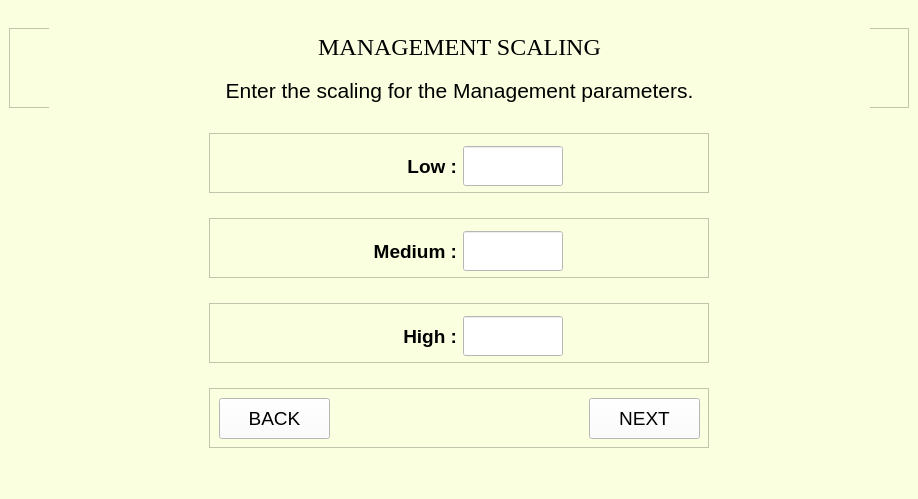
<?xml version="1.0" encoding="UTF-8"?>
<ui version="4.0">
 <class>MainWindow</class>
 <widget class="QMainWindow" name="MainWindow">
  <property name="geometry">
   <rect>
    <x>0</x>
    <y>0</y>
    <width>914</width>
    <height>499</height>
   </rect>
  </property>
  <property name="windowTitle">
   <string>MainWindow</string>
  </property>
  <property name="styleSheet">
   <string notr="true">background-color:rgb(250, 255, 224)</string>
  </property>
  <widget class="QWidget" name="centralwidget">
   <layout class="QVBoxLayout" name="verticalLayout">
    <item alignment="Qt::AlignHCenter">
     <widget class="QFrame" name="frame">
      <property name="sizePolicy">
       <sizepolicy hsizetype="Preferred" vsizetype="Preferred">
        <horstretch>0</horstretch>
        <verstretch>0</verstretch>
       </sizepolicy>
      </property>
      <property name="minimumSize">
       <size>
        <width>900</width>
        <height>80</height>
       </size>
      </property>
      <property name="maximumSize">
       <size>
        <width>900</width>
        <height>80</height>
       </size>
      </property>
      <property name="frameShape">
       <enum>QFrame::StyledPanel</enum>
      </property>
      <property name="frameShadow">
       <enum>QFrame::Raised</enum>
      </property>
      <widget class="QWidget" name="layoutWidget">
       <property name="geometry">
        <rect>
         <x>40</x>
         <y>0</y>
         <width>821</width>
         <height>81</height>
        </rect>
       </property>
       <layout class="QGridLayout" name="gridLayout">
        <item row="0" column="0">
         <widget class="QLabel" name="heading">
          <property name="sizePolicy">
           <sizepolicy hsizetype="Preferred" vsizetype="Preferred">
            <horstretch>0</horstretch>
            <verstretch>0</verstretch>
           </sizepolicy>
          </property>
          <property name="minimumSize">
           <size>
            <width>300</width>
            <height>30</height>
           </size>
          </property>
          <property name="maximumSize">
           <size>
            <width>16777215</width>
            <height>16777215</height>
           </size>
          </property>
          <property name="font">
           <font>
            <family>Times New Roman</family>
            <pointsize>18</pointsize>
           </font>
          </property>
          <property name="text">
           <string>MANAGEMENT SCALING</string>
          </property>
          <property name="alignment">
           <set>Qt::AlignCenter</set>
          </property>
         </widget>
        </item>
        <item row="1" column="0">
         <widget class="QLabel" name="subHeading">
          <property name="sizePolicy">
           <sizepolicy hsizetype="Preferred" vsizetype="Preferred">
            <horstretch>0</horstretch>
            <verstretch>0</verstretch>
           </sizepolicy>
          </property>
          <property name="minimumSize">
           <size>
            <width>500</width>
            <height>30</height>
           </size>
          </property>
          <property name="maximumSize">
           <size>
            <width>16777215</width>
            <height>16777215</height>
           </size>
          </property>
          <property name="font">
           <font>
            <family>Arial</family>
            <pointsize>16</pointsize>
           </font>
          </property>
          <property name="layoutDirection">
           <enum>Qt::LeftToRight</enum>
          </property>
          <property name="text">
           <string>Enter the scaling for the Management parameters.</string>
          </property>
          <property name="alignment">
           <set>Qt::AlignCenter</set>
          </property>
         </widget>
        </item>
       </layout>
      </widget>
     </widget>
    </item>
    <item alignment="Qt::AlignHCenter">
     <widget class="QFrame" name="frame_2">
      <property name="minimumSize">
       <size>
        <width>500</width>
        <height>60</height>
       </size>
      </property>
      <property name="maximumSize">
       <size>
        <width>500</width>
        <height>60</height>
       </size>
      </property>
      <property name="frameShape">
       <enum>QFrame::StyledPanel</enum>
      </property>
      <property name="frameShadow">
       <enum>QFrame::Raised</enum>
      </property>
      <widget class="QWidget" name="layoutWidget">
       <property name="geometry">
        <rect>
         <x>122</x>
         <y>12</y>
         <width>232</width>
         <height>42</height>
        </rect>
       </property>
       <layout class="QGridLayout" name="gridLayout_2">
        <item row="0" column="0">
         <widget class="QLabel" name="labelLow">
          <property name="sizePolicy">
           <sizepolicy hsizetype="Preferred" vsizetype="Preferred">
            <horstretch>0</horstretch>
            <verstretch>0</verstretch>
           </sizepolicy>
          </property>
          <property name="minimumSize">
           <size>
            <width>125</width>
            <height>40</height>
           </size>
          </property>
          <property name="maximumSize">
           <size>
            <width>16777215</width>
            <height>16777215</height>
           </size>
          </property>
          <property name="font">
           <font>
            <family>Arial</family>
            <pointsize>14</pointsize>
            <weight>75</weight>
            <bold>true</bold>
           </font>
          </property>
          <property name="text">
           <string>Low :</string>
          </property>
          <property name="alignment">
           <set>Qt::AlignRight|Qt::AlignTrailing|Qt::AlignVCenter</set>
          </property>
          <property name="wordWrap">
           <bool>false</bool>
          </property>
         </widget>
        </item>
        <item row="0" column="1">
         <widget class="QLineEdit" name="managementLow">
          <property name="sizePolicy">
           <sizepolicy hsizetype="Preferred" vsizetype="Preferred">
            <horstretch>0</horstretch>
            <verstretch>0</verstretch>
           </sizepolicy>
          </property>
          <property name="minimumSize">
           <size>
            <width>100</width>
            <height>40</height>
           </size>
          </property>
          <property name="maximumSize">
           <size>
            <width>100</width>
            <height>40</height>
           </size>
          </property>
          <property name="font">
           <font>
            <family>Arial</family>
            <pointsize>12</pointsize>
            <weight>50</weight>
            <bold>false</bold>
           </font>
          </property>
          <property name="styleSheet">
           <string notr="true">background-color:rgb(255, 255, 255)</string>
          </property>
         </widget>
        </item>
       </layout>
      </widget>
     </widget>
    </item>
    <item alignment="Qt::AlignHCenter">
     <widget class="QFrame" name="frame_3">
      <property name="sizePolicy">
       <sizepolicy hsizetype="Preferred" vsizetype="Preferred">
        <horstretch>0</horstretch>
        <verstretch>0</verstretch>
       </sizepolicy>
      </property>
      <property name="minimumSize">
       <size>
        <width>500</width>
        <height>60</height>
       </size>
      </property>
      <property name="maximumSize">
       <size>
        <width>500</width>
        <height>60</height>
       </size>
      </property>
      <property name="frameShape">
       <enum>QFrame::StyledPanel</enum>
      </property>
      <property name="frameShadow">
       <enum>QFrame::Raised</enum>
      </property>
      <widget class="QWidget" name="layoutWidget">
       <property name="geometry">
        <rect>
         <x>122</x>
         <y>12</y>
         <width>232</width>
         <height>42</height>
        </rect>
       </property>
       <layout class="QGridLayout" name="gridLayout_3">
        <item row="0" column="0">
         <widget class="QLabel" name="labelMedium">
          <property name="sizePolicy">
           <sizepolicy hsizetype="Preferred" vsizetype="Preferred">
            <horstretch>0</horstretch>
            <verstretch>0</verstretch>
           </sizepolicy>
          </property>
          <property name="minimumSize">
           <size>
            <width>125</width>
            <height>40</height>
           </size>
          </property>
          <property name="maximumSize">
           <size>
            <width>16777215</width>
            <height>16777215</height>
           </size>
          </property>
          <property name="font">
           <font>
            <family>Arial</family>
            <pointsize>14</pointsize>
            <weight>75</weight>
            <bold>true</bold>
           </font>
          </property>
          <property name="text">
           <string>Medium :</string>
          </property>
          <property name="alignment">
           <set>Qt::AlignRight|Qt::AlignTrailing|Qt::AlignVCenter</set>
          </property>
          <property name="wordWrap">
           <bool>false</bool>
          </property>
         </widget>
        </item>
        <item row="0" column="1">
         <widget class="QLineEdit" name="managementMedium">
          <property name="sizePolicy">
           <sizepolicy hsizetype="Preferred" vsizetype="Preferred">
            <horstretch>0</horstretch>
            <verstretch>0</verstretch>
           </sizepolicy>
          </property>
          <property name="minimumSize">
           <size>
            <width>100</width>
            <height>40</height>
           </size>
          </property>
          <property name="maximumSize">
           <size>
            <width>100</width>
            <height>40</height>
           </size>
          </property>
          <property name="font">
           <font>
            <family>Arial</family>
            <pointsize>12</pointsize>
            <weight>50</weight>
            <bold>false</bold>
           </font>
          </property>
          <property name="styleSheet">
           <string notr="true">background-color:rgb(255, 255, 255)</string>
          </property>
         </widget>
        </item>
       </layout>
      </widget>
     </widget>
    </item>
    <item alignment="Qt::AlignHCenter">
     <widget class="QFrame" name="frame_4">
      <property name="sizePolicy">
       <sizepolicy hsizetype="Preferred" vsizetype="Preferred">
        <horstretch>0</horstretch>
        <verstretch>0</verstretch>
       </sizepolicy>
      </property>
      <property name="minimumSize">
       <size>
        <width>500</width>
        <height>60</height>
       </size>
      </property>
      <property name="maximumSize">
       <size>
        <width>500</width>
        <height>60</height>
       </size>
      </property>
      <property name="frameShape">
       <enum>QFrame::StyledPanel</enum>
      </property>
      <property name="frameShadow">
       <enum>QFrame::Raised</enum>
      </property>
      <widget class="QWidget" name="layoutWidget">
       <property name="geometry">
        <rect>
         <x>122</x>
         <y>12</y>
         <width>232</width>
         <height>42</height>
        </rect>
       </property>
       <layout class="QGridLayout" name="gridLayout_4">
        <item row="0" column="0">
         <widget class="QLabel" name="labelHigh">
          <property name="sizePolicy">
           <sizepolicy hsizetype="Preferred" vsizetype="Preferred">
            <horstretch>0</horstretch>
            <verstretch>0</verstretch>
           </sizepolicy>
          </property>
          <property name="minimumSize">
           <size>
            <width>125</width>
            <height>40</height>
           </size>
          </property>
          <property name="maximumSize">
           <size>
            <width>16777215</width>
            <height>16777215</height>
           </size>
          </property>
          <property name="font">
           <font>
            <family>Arial</family>
            <pointsize>14</pointsize>
            <weight>75</weight>
            <bold>true</bold>
           </font>
          </property>
          <property name="text">
           <string>High :</string>
          </property>
          <property name="alignment">
           <set>Qt::AlignRight|Qt::AlignTrailing|Qt::AlignVCenter</set>
          </property>
          <property name="wordWrap">
           <bool>false</bool>
          </property>
         </widget>
        </item>
        <item row="0" column="1">
         <widget class="QLineEdit" name="managementHigh">
          <property name="sizePolicy">
           <sizepolicy hsizetype="Preferred" vsizetype="Preferred">
            <horstretch>0</horstretch>
            <verstretch>0</verstretch>
           </sizepolicy>
          </property>
          <property name="minimumSize">
           <size>
            <width>100</width>
            <height>40</height>
           </size>
          </property>
          <property name="maximumSize">
           <size>
            <width>100</width>
            <height>40</height>
           </size>
          </property>
          <property name="font">
           <font>
            <family>Arial</family>
            <pointsize>12</pointsize>
            <weight>50</weight>
            <bold>false</bold>
           </font>
          </property>
          <property name="styleSheet">
           <string notr="true">background-color:rgb(255, 255, 255)</string>
          </property>
         </widget>
        </item>
       </layout>
      </widget>
     </widget>
    </item>
    <item alignment="Qt::AlignHCenter">
     <widget class="QFrame" name="frame_5">
      <property name="sizePolicy">
       <sizepolicy hsizetype="Preferred" vsizetype="Preferred">
        <horstretch>0</horstretch>
        <verstretch>0</verstretch>
       </sizepolicy>
      </property>
      <property name="minimumSize">
       <size>
        <width>500</width>
        <height>60</height>
       </size>
      </property>
      <property name="maximumSize">
       <size>
        <width>500</width>
        <height>60</height>
       </size>
      </property>
      <property name="frameShape">
       <enum>QFrame::StyledPanel</enum>
      </property>
      <property name="frameShadow">
       <enum>QFrame::Raised</enum>
      </property>
      <widget class="QPushButton" name="backButton">
       <property name="geometry">
        <rect>
         <x>10</x>
         <y>10</y>
         <width>111</width>
         <height>41</height>
        </rect>
       </property>
       <property name="sizePolicy">
        <sizepolicy hsizetype="Expanding" vsizetype="Expanding">
         <horstretch>0</horstretch>
         <verstretch>0</verstretch>
        </sizepolicy>
       </property>
       <property name="font">
        <font>
         <family>Arial</family>
         <pointsize>14</pointsize>
        </font>
       </property>
       <property name="styleSheet">
        <string notr="true">background-color:rgb(255, 255, 255)</string>
       </property>
       <property name="text">
        <string>BACK</string>
       </property>
      </widget>
      <widget class="QPushButton" name="nextButton">
       <property name="geometry">
        <rect>
         <x>380</x>
         <y>10</y>
         <width>111</width>
         <height>41</height>
        </rect>
       </property>
       <property name="sizePolicy">
        <sizepolicy hsizetype="Expanding" vsizetype="Expanding">
         <horstretch>0</horstretch>
         <verstretch>0</verstretch>
        </sizepolicy>
       </property>
       <property name="font">
        <font>
         <family>Arial</family>
         <pointsize>14</pointsize>
        </font>
       </property>
       <property name="styleSheet">
        <string notr="true">background-color:rgb(255, 255, 255)</string>
       </property>
       <property name="text">
        <string>NEXT</string>
       </property>
      </widget>
     </widget>
    </item>
   </layout>
  </widget>
  <widget class="QMenuBar" name="menubar">
   <property name="geometry">
    <rect>
     <x>0</x>
     <y>0</y>
     <width>914</width>
     <height>21</height>
    </rect>
   </property>
  </widget>
  <widget class="QStatusBar" name="statusbar"/>
 </widget>
 <resources/>
 <connections/>
</ui>
